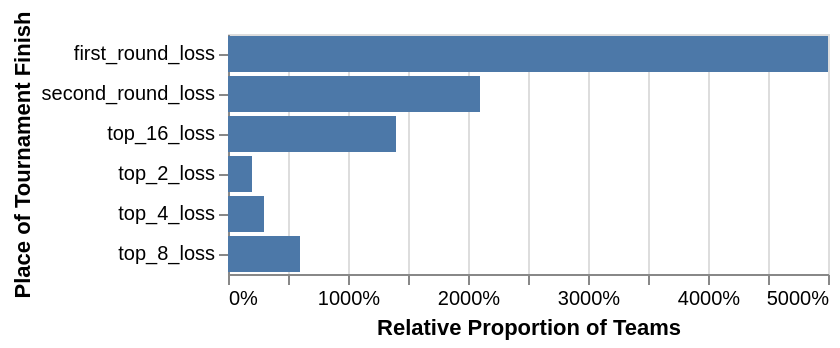

Write notebook code for a chart like this one.
### Code cell
tidy_plot = alt.Chart(wmm_tidy).mark_bar().encode(
    x = alt.X("count()").stack("normalize").title("Relative Proportion of Teams"),
    y = alt.Y("tourney_finish:N").title("Place of Tournament Finish")
)

tidy_plot

### Figure 1 — Vega-Lite specification as saved in the notebook (floating-point values rounded to 4 significant figures)
{"config": {"view": {"continuousWidth": 300, "continuousHeight": 300}}, "data": {"name": "data-cf216c69a7f94ce19a87af09c7742b5c"}, "mark": {"type": "bar"}, "encoding": {"x": {"aggregate": "count", "stack": "normalize", "title": "Relative Proportion of Teams", "type": "quantitative"}, "y": {"field": "tourney_finish", "title": "Place of Tournament Finish", "type": "nominal"}}, "$schema": "https://vega.github.io/schema/vega-lite/v5.20.1.json", "datasets": {"data-cf216c69a7f94ce19a87af09c7742b5c": [{"year": 1983, "school": "Auburn", "seed": 5, "conf_wins_pct": 75.0, "reg_wins_pct": 76.7, "tourney_finish": "top_16_loss"}, {"year": 1983, "school": "Georgia", "seed": 2, "conf_wins_pct": 50.0, "reg_wins_pct": 80.0, "tourney_finish": "top_4_loss"}, {"year": 1983, "school": "Kentucky", "seed": 3, "conf_wins_pct": 75.0, "reg_wins_pct": 85.2, "tourney_finish": "first_round_loss"}, {"year": 1983, "school": "Ole Miss", "seed": 4, "conf_wins_pct": 75.0, "reg_wins_pct": 83.3, "tourney_finish": "top_16_loss"}, {"year": 1983, "school": "Tennessee", "seed": 1, "conf_wins_pct": 87.5, "reg_wins_pct": 76.7, "tourney_finish": "top_8_loss"}, {"year": 1984, "school": "Alabama", "seed": 2, "conf_wins_pct": 62.5, "reg_wins_pct": 73.3, "tourney_finish": "top_16_loss"}, {"year": 1984, "school": "Georgia", "seed": 1, "conf_wins_pct": 87.5, "reg_wins_pct": 93.3, "tourney_finish": "top_8_loss"}, {"year": 1984, "school": "Louisville", "seed": 5, "conf_wins_pct": 70.0, "reg_wins_pct": 51.6, "tourney_finish": "first_round_loss"}, {"year": 1984, "school": "LSU", "seed": 5, "conf_wins_pct": 62.5, "reg_wins_pct": 78.6, "tourney_finish": "top_16_loss"}, {"year": 1984, "school": "Ole Miss", "seed": 4, "conf_wins_pct": 75.0, "reg_wins_pct": 82.1, "tourney_finish": "top_16_loss"}, {"year": 1984, "school": "Tennessee", "seed": 3, "conf_wins_pct": 87.5, "reg_wins_pct": 67.9, "tourney_finish": "top_2_loss"}, {"year": 1985, "school": "Auburn", "seed": 3, "conf_wins_pct": 62.5, "reg_wins_pct": 82.8, "tourney_finish": "top_16_loss"}, {"year": 1985, "school": "Georgia", "seed": 2, "conf_wins_pct": 87.5, "reg_wins_pct": 86.2, "tourney_finish": "top_2_loss"}, {"year": 1985, "school": "Memphis", "seed": 6, "conf_wins_pct": 90.0, "reg_wins_pct": 79.3, "tourney_finish": "first_round_loss"}, {"year": 1985, "school": "Ole Miss", "seed": 2, "conf_wins_pct": 100.0, "reg_wins_pct": 93.1, "tourney_finish": "top_8_loss"}, {"year": 1985, "school": "Southern Miss.", "seed": 7, "conf_wins_pct": 80.0, "reg_wins_pct": 72.4, "tourney_finish": "first_round_loss"}, {"year": 1985, "school": "Tennessee", "seed": 3, "conf_wins_pct": 50.0, "reg_wins_pct": 70.0, "tourney_finish": "top_16_loss"}, {"year": 1996, "school": "DePaul", "seed": 7, "conf_wins_pct": 92.9, "reg_wins_pct": 69.0, "tourney_finish": "second_round_loss"}, {"year": 1996, "school": "George Washington", "seed": 6, "conf_wins_pct": 87.5, "reg_wins_pct": 80.6, "tourney_finish": "second_round_loss"}, {"year": 1996, "school": "Massachusetts", "seed": 8, "conf_wins_pct": 68.8, "reg_wins_pct": 69.0, "tourney_finish": "first_round_loss"}, {"year": 1996, "school": "Memphis", "seed": 8, "conf_wins_pct": 71.4, "reg_wins_pct": 66.7, "tourney_finish": "first_round_loss"}, {"year": 1996, "school": "Notre Dame", "seed": 12, "conf_wins_pct": 83.3, "reg_wins_pct": 75.9, "tourney_finish": "second_round_loss"}, {"year": 1996, "school": "Rhode Island", "seed": 10, "conf_wins_pct": 81.3, "reg_wins_pct": 75.0, "tourney_finish": "first_round_loss"}, {"year": 1996, "school": "Southern Miss.", "seed": 9, "conf_wins_pct": 78.6, "reg_wins_pct": 75.0, "tourney_finish": "second_round_loss"}, {"year": 1996, "school": "Tulane", "seed": 14, "conf_wins_pct": 64.3, "reg_wins_pct": 70.0, "tourney_finish": "first_round_loss"}, {"year": 1996, "school": "UConn", "seed": 1, "conf_wins_pct": 94.4, "reg_wins_pct": 90.9, "tourney_finish": "top_4_loss"}, {"year": 1997, "school": "DePaul", "seed": 12, "conf_wins_pct": 71.4, "reg_wins_pct": 71.4, "tourney_finish": "first_round_loss"}, {"year": 1997, "school": "George Washington", "seed": 5, "conf_wins_pct": 100.0, "reg_wins_pct": 83.3, "tourney_finish": "top_8_loss"}, {"year": 1997, "school": "Louisville", "seed": 10, "conf_wins_pct": 85.7, "reg_wins_pct": 71.4, "tourney_finish": "first_round_loss"}, {"year": 1997, "school": "Marquette", "seed": 12, "conf_wins_pct": 71.4, "reg_wins_pct": 69.0, "tourney_finish": "second_round_loss"}, {"year": 1997, "school": "Memphis", "seed": 11, "conf_wins_pct": 85.7, "reg_wins_pct": 78.6, "tourney_finish": "first_round_loss"}, {"year": 1997, "school": "Notre Dame", "seed": 6, "conf_wins_pct": 94.4, "reg_wins_pct": 81.8, "tourney_finish": "top_4_loss"}, {"year": 1997, "school": "Saint Joseph's", "seed": 7, "conf_wins_pct": 93.8, "reg_wins_pct": 86.2, "tourney_finish": "second_round_loss"}, {"year": 1997, "school": "San Diego St.", "seed": 11, "conf_wins_pct": 93.8, "reg_wins_pct": 79.3, "tourney_finish": "first_round_loss"}, {"year": 1997, "school": "Tulane", "seed": 4, "conf_wins_pct": 85.7, "reg_wins_pct": 86.7, "tourney_finish": "second_round_loss"}, {"year": 1997, "school": "UC Santa Barbara", "seed": 13, "conf_wins_pct": 93.3, "reg_wins_pct": 82.8, "tourney_finish": "first_round_loss"}, {"year": 1997, "school": "UConn", "seed": 1, "conf_wins_pct": 100.0, "reg_wins_pct": 100.0, "tourney_finish": "top_8_loss"}, {"year": 1997, "school": "Utah", "seed": 5, "conf_wins_pct": 93.8, "reg_wins_pct": 82.8, "tourney_finish": "second_round_loss"}, {"year": 1998, "school": "Colorado St.", "seed": 12, "conf_wins_pct": 78.6, "reg_wins_pct": 82.1, "tourney_finish": "second_round_loss"}, {"year": 1998, "school": "George Washington", "seed": 10, "conf_wins_pct": 75.0, "reg_wins_pct": 67.9, "tourney_finish": "second_round_loss"}, {"year": 1998, "school": "Hawaii", "seed": 8, "conf_wins_pct": 92.9, "reg_wins_pct": 88.9, "tourney_finish": "first_round_loss"}, {"year": 1998, "school": "Kent St.", "seed": 13, "conf_wins_pct": 100.0, "reg_wins_pct": 79.3, "tourney_finish": "first_round_loss"}, {"year": 1998, "school": "Louisville", "seed": 10, "conf_wins_pct": 75.0, "reg_wins_pct": 63.3, "tourney_finish": "second_round_loss"}, {"year": 1998, "school": "Marquette", "seed": 10, "conf_wins_pct": 81.3, "reg_wins_pct": 78.6, "tourney_finish": "first_round_loss"}, {"year": 1998, "school": "Massachusetts", "seed": 13, "conf_wins_pct": 68.8, "reg_wins_pct": 65.5, "tourney_finish": "first_round_loss"}, {"year": 1998, "school": "Memphis", "seed": 5, "conf_wins_pct": 87.5, "reg_wins_pct": 75.9, "tourney_finish": "first_round_loss"}, {"year": 1998, "school": "Miami (FL)", "seed": 11, "conf_wins_pct": 72.2, "reg_wins_pct": 67.9, "tourney_finish": "first_round_loss"}, {"year": 1998, "school": "New Mexico", "seed": 8, "conf_wins_pct": 71.4, "reg_wins_pct": 81.3, "tourney_finish": "first_round_loss"}, {"year": 1998, "school": "Notre Dame", "seed": 9, "conf_wins_pct": 66.7, "reg_wins_pct": 69.0, "tourney_finish": "top_16_loss"}, {"year": 1998, "school": "Rutgers", "seed": 5, "conf_wins_pct": 77.8, "reg_wins_pct": 69.0, "tourney_finish": "top_16_loss"}, {"year": 1998, "school": "SMU", "seed": 11, "conf_wins_pct": 78.6, "reg_wins_pct": 75.0, "tourney_finish": "first_round_loss"}, {"year": 1998, "school": "Tulane", "seed": 12, "conf_wins_pct": 75.0, "reg_wins_pct": 77.8, "tourney_finish": "first_round_loss"}, {"year": 1998, "school": "UC Santa Barbara", "seed": 11, "conf_wins_pct": 93.3, "reg_wins_pct": 83.9, "tourney_finish": "second_round_loss"}, {"year": 1998, "school": "UConn", "seed": 2, "conf_wins_pct": 94.4, "reg_wins_pct": 93.9, "tourney_finish": "top_8_loss"}, {"year": 1998, "school": "Utah", "seed": 7, "conf_wins_pct": 78.6, "reg_wins_pct": 80.8, "tourney_finish": "first_round_loss"}, {"year": 1998, "school": "Virginia Tech", "seed": 11, "conf_wins_pct": 68.8, "reg_wins_pct": 70.0, "tourney_finish": "second_round_loss"}, {"year": 1999, "school": "Cincinnati", "seed": 12, "conf_wins_pct": 75.0, "reg_wins_pct": 73.3, "tourney_finish": "first_round_loss"}, {"year": 1999, "school": "Colorado St.", "seed": 2, "conf_wins_pct": 100.0, "reg_wins_pct": 93.9, "tourney_finish": "top_16_loss"}, {"year": 1999, "school": "Louisville", "seed": 10, "conf_wins_pct": 75.0, "reg_wins_pct": 67.7, "tourney_finish": "first_round_loss"}, {"year": 1999, "school": "Marquette", "seed": 8, "conf_wins_pct": 75.0, "reg_wins_pct": 75.0, "tourney_finish": "first_round_loss"}, {"year": 1999, "school": "Saint Joseph's", "seed": 11, "conf_wins_pct": 87.5, "reg_wins_pct": 80.6, "tourney_finish": "second_round_loss"}, {"year": 1999, "school": "SMU", "seed": 11, "conf_wins_pct": 78.6, "reg_wins_pct": 65.5, "tourney_finish": "second_round_loss"}, {"year": 1999, "school": "Toledo", "seed": 6, "conf_wins_pct": 87.5, "reg_wins_pct": 83.3, "tourney_finish": "first_round_loss"}, {"year": 1999, "school": "Tulane", "seed": 6, "conf_wins_pct": 75.0, "reg_wins_pct": 82.8, "tourney_finish": "first_round_loss"}, {"year": 1999, "school": "UC Santa Barbara", "seed": 10, "conf_wins_pct": 100.0, "reg_wins_pct": 89.7, "tourney_finish": "first_round_loss"}, {"year": 1999, "school": "Virginia Tech", "seed": 4, "conf_wins_pct": 93.8, "reg_wins_pct": 92.9, "tourney_finish": "top_16_loss"}, {"year": 1999, "school": "Xavier", "seed": 8, "conf_wins_pct": 68.8, "reg_wins_pct": 74.2, "tourney_finish": "second_round_loss"}, {"year": 2000, "school": "George Washington", "seed": 7, "conf_wins_pct": 87.5, "reg_wins_pct": 83.3, "tourney_finish": "second_round_loss"}, {"year": 2000, "school": "Kent St.", "seed": 9, "conf_wins_pct": 93.8, "reg_wins_pct": 83.3, "tourney_finish": "first_round_loss"}, {"year": 2000, "school": "Marquette", "seed": 7, "conf_wins_pct": 87.5, "reg_wins_pct": 78.6, "tourney_finish": "first_round_loss"}, {"year": 2000, "school": "Saint Joseph's", "seed": 10, "conf_wins_pct": 87.5, "reg_wins_pct": 82.8, "tourney_finish": "second_round_loss"}, {"year": 2000, "school": "Tulane", "seed": 6, "conf_wins_pct": 75.0, "reg_wins_pct": 86.7, "tourney_finish": "second_round_loss"}, {"year": 2000, "school": "UAB", "seed": 11, "conf_wins_pct": 50.0, "reg_wins_pct": 61.3, "tourney_finish": "top_16_loss"}, {"year": 2000, "school": "UC Santa Barbara", "seed": 4, "conf_wins_pct": 100.0, "reg_wins_pct": 90.9, "tourney_finish": "first_round_loss"}, {"year": 2000, "school": "Xavier", "seed": 6, "conf_wins_pct": 81.3, "reg_wins_pct": 86.7, "tourney_finish": "first_round_loss"}, {"year": 2001, "school": "Denver", "seed": 10, "conf_wins_pct": 87.5, "reg_wins_pct": 80.0, "tourney_finish": "first_round_loss"}, {"year": 2001, "school": "Louisville", "seed": 13, "conf_wins_pct": 87.5, "reg_wins_pct": 67.9, "tourney_finish": "first_round_loss"}, {"year": 2001, "school": "Toledo", "seed": 12, "conf_wins_pct": 93.8, "reg_wins_pct": 83.3, "tourney_finish": "first_round_loss"}, {"year": 2001, "school": "Tulane", "seed": 10, "conf_wins_pct": 75.0, "reg_wins_pct": 71.0, "tourney_finish": "first_round_loss"}, {"year": 2002, "school": "Kent St.", "seed": 14, "conf_wins_pct": 81.3, "reg_wins_pct": 66.7, "tourney_finish": "first_round_loss"}, {"year": 2002, "school": "Temple", "seed": 14, "conf_wins_pct": 75.0, "reg_wins_pct": 66.7, "tourney_finish": "first_round_loss"}, {"year": 2003, "school": "George Washington", "seed": 7, "conf_wins_pct": 93.8, "reg_wins_pct": 80.0, "tourney_finish": "second_round_loss"}, {"year": 2003, "school": "Georgia St.", "seed": 16, "conf_wins_pct": 75.0, "reg_wins_pct": 66.7, "tourney_finish": "first_round_loss"}, {"year": 2003, "school": "Western Mich.", "seed": 14, "conf_wins_pct": 62.5, "reg_wins_pct": 64.5, "tourney_finish": "first_round_loss"}, {"year": 2003, "school": "Xavier", "seed": 10, "conf_wins_pct": 68.8, "reg_wins_pct": 69.0, "tourney_finish": "first_round_loss"}, {"year": 2004, "school": "Eastern Mich.", "seed": 14, "conf_wins_pct": 75.0, "reg_wins_pct": 75.9, "tourney_finish": "first_round_loss"}, {"year": 2004, "school": "George Washington", "seed": 8, "conf_wins_pct": 87.5, "reg_wins_pct": 75.9, "tourney_finish": "first_round_loss"}, {"year": 2004, "school": "Middle Tenn.", "seed": 13, "conf_wins_pct": 71.4, "reg_wins_pct": 76.7, "tourney_finish": "second_round_loss"}, {"year": 2004, "school": "Temple", "seed": 11, "conf_wins_pct": 87.5, "reg_wins_pct": 70.0, "tourney_finish": "first_round_loss"}, {"year": 2016, "school": "Belmont", "seed": 13, "conf_wins_pct": 81.3, "reg_wins_pct": 75.0, "tourney_finish": "first_round_loss"}, {"year": 2016, "school": "Buffalo", "seed": 14, "conf_wins_pct": 44.4, "reg_wins_pct": 60.6, "tourney_finish": "first_round_loss"}, {"year": 2017, "school": "Belmont", "seed": 13, "conf_wins_pct": 100.0, "reg_wins_pct": 84.4, "tourney_finish": "first_round_loss"}, {"year": 2017, "school": "Toledo", "seed": 10, "conf_wins_pct": 66.7, "reg_wins_pct": 75.8, "tourney_finish": "first_round_loss"}, {"year": 2018, "school": "Belmont", "seed": 12, "conf_wins_pct": 100.0, "reg_wins_pct": 91.2, "tourney_finish": "first_round_loss"}, {"year": 2018, "school": "Buffalo", "seed": 11, "conf_wins_pct": 88.9, "reg_wins_pct": 84.4, "tourney_finish": "top_16_loss"}, {"year": 2018, "school": "Central Mich.", "seed": 11, "conf_wins_pct": 94.4, "reg_wins_pct": 87.5, "tourney_finish": "top_16_loss"}]}}
